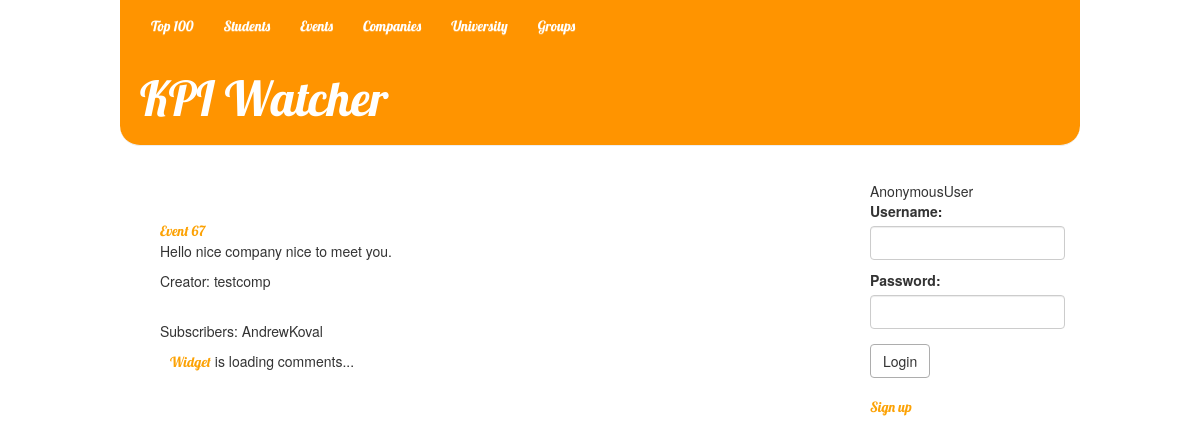
Screenshot of /events/301/ with the database file from the repository.
### events/models.py (models this page shows, shortened)
class Event(models.Model):
    creator = models.ForeignKey(User)
    name = models.CharField(max_length=250)
    text = models.TextField()
    date_published = models.DateTimeField(default=timezone.now, editable=False)
    subscribers = models.ManyToManyField(User, related_name="events")
    def is_subscribed(self, user):
        return self.subscribers.filter(id=user.id).exists()

### events/views.py (the view)
# urls.py: url(r'^(?P<pk>[0-9]+)/$', views.event_page, name="event_page"),
def event_page(request, pk):
    event = get_object_or_404(Event, pk=pk)
    subscribed = event.is_subscribed(request.user)
    return render(request, 'events/event_page.html', {'event': event, 'subscribed': subscribed})

### ratings/ctx_log_processor.py (called while the page is built)
def auth_form(request):
    return {'form': AuthForm(), 'request': request}

### events/templates/events/event_page.html (shortened to what this page needs)
{% extends 'base.html' %}
{% block content %}
    <div>
        <br />
		<a href="{% url 'event_page' pk=event.pk %}">{{ event.name }}</a>
		<br />
		<p>{{ event.text }}</p>
        {% if event.creator %}
            <p>Creator: {{ event.creator }}</p>
        {% endif %}
        <br />
        Subscribers:
        {% for subscriber in event.subscribers.all %}
            {{ subscriber.username }}
        {% endfor %}
	</div>
    {% include 'comments.html' %}
{% endblock %}

### ratings/static/styles.css (style rules this page uses)
body { width:80%; margin: auto; }
a { color: #FCA205; font-family: 'Lobster'; }
input[type=email],input[type=text], input[type=number], input[type=password] { height: 34px; }
input[type=email],input[type=text], input[type=number], textarea, input[type=password] { display: block; width: 100%; padding: 6px 12px; font-size: 14px; line-height: 1.42857143; color: #555; background-color: #fff; background-image: none; border: 1px solid #ccc; border-radius: 4px; -webkit-box-shadow: inset 0 1px 1px rgba(0,0,0,.075); box-shadow: inset 0 1px 1px rgba(0,0,0,.075); -webkit-transition: border-color ease-in-out .15s,-webkit-box-shadow ease-in-out .15s; -o-transition: border-color ease-in-out .15s,box-shadow ease-in-out .15s; transition: border-color ease-in-out .15s,box-shadow ease-in-out .15s; }

### rows the page displays
Event: name "Event 67", text "Hello nice company nice to meet you.", creator "testcomp"

### other values shown
{{ user }} "AnonymousUser"
{{ subscriber.username }} "AndrewKoval"
